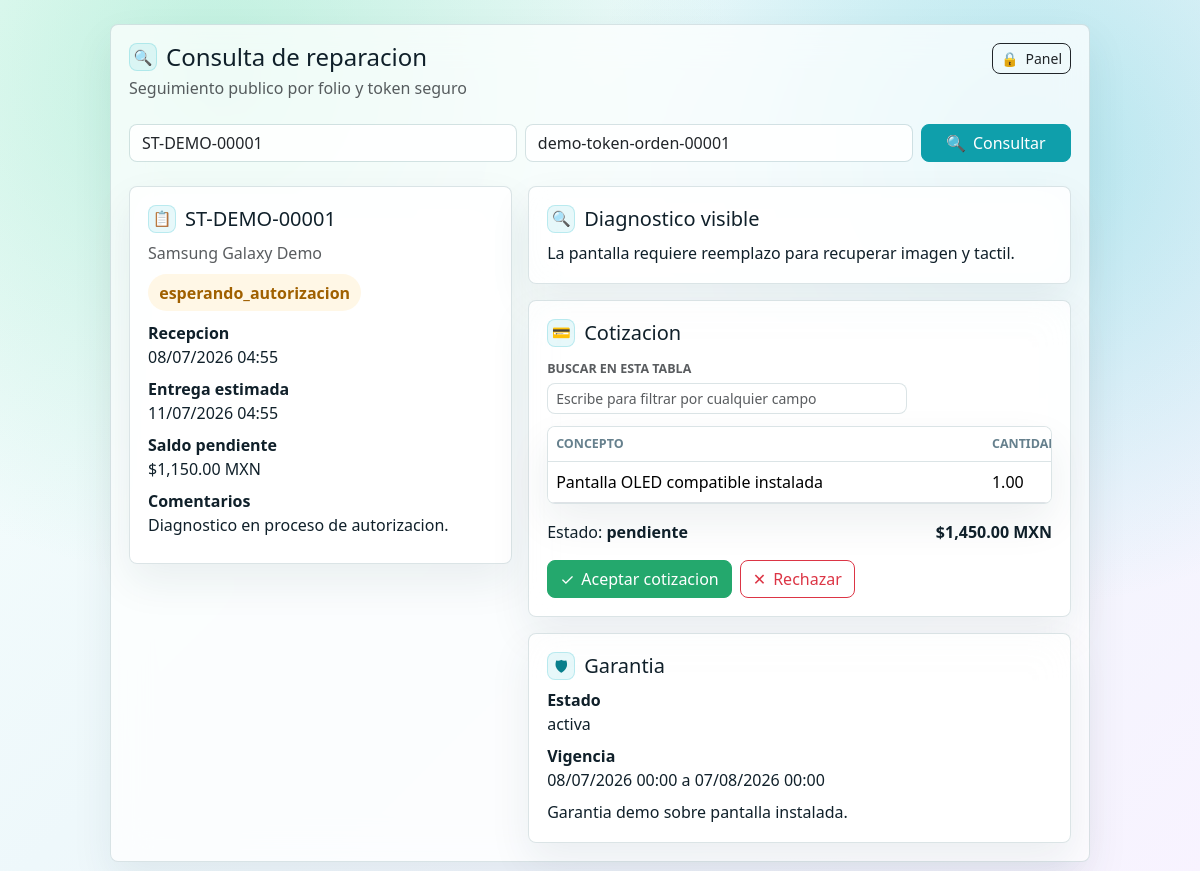
Screenshot of /consulta?folio=ST-DEMO-00001&token=demo-token-orden-00001 (signed in) with the database file from the repository.
### tables this page shows
CREATE TABLE ordenes_servicio (
    id INT UNSIGNED AUTO_INCREMENT PRIMARY KEY,
    folio VARCHAR(60) NOT NULL UNIQUE,
    cliente_id INT UNSIGNED NOT NULL,
    equipo_id INT UNSIGNED NOT NULL,
    tecnico_id INT UNSIGNED NULL,
    recibido_por INT UNSIGNED NOT NULL,
    tipo_servicio VARCHAR(120) NOT NULL,
    falla_reportada TEXT NOT NULL,
    diagnostico_inicial TEXT NULL,
    prioridad ENUM('baja','normal','alta','urgente') NOT NULL DEFAULT 'normal',
    estado ENUM('recibida','en_revision','diagnosticada','esperando_autorizacion','autorizada','rechazada','en_reparacion','esperando_refaccion','reparada','no_reparable','lista_para_entrega','entregada','cancelada','garantia') NOT NULL DEFAULT 'recibida',
    fecha_recepcion DATETIME NOT NULL DEFAULT CURRENT_TIMESTAMP,
    fecha_estimada_entrega DATETIME NULL,
    fecha_real_entrega DATETIME NULL,
    costo_estimado DECIMAL(12,2) NOT NULL DEFAULT 0,
    costo_final DECIMAL(12,2) NOT NULL DEFAULT 0,
    anticipo DECIMAL(12,2) NOT NULL DEFAULT 0,
    saldo_pendiente DECIMAL(12,2) NOT NULL DEFAULT 0,
    garantia_ofrecida VARCHAR(160) NULL,
    observaciones_internas TEXT NULL,
    observaciones_cliente TEXT NULL,
    codigo_entrega VARCHAR(80) NULL UNIQUE,
    ubicacion_actual VARCHAR(120) NOT NULL DEFAULT 'Recepcion',
    token_publico VARCHAR(120) NOT NULL,
    firma_recepcion TEXT NULL,
    firma_entrega TEXT NULL,
    created_at DATETIME NOT NULL DEFAULT CURRENT_TIMESTAMP,
    updated_at DATETIME NULL ON UPDATE CURRENT_TIMESTAMP,
    deleted_at DATETIME NULL,
    CONSTRAINT fk_orden_cliente FOREIGN KEY (cliente_id) REFERENCES clientes(id),
    CONSTRAINT fk_orden_equipo FOREIGN KEY (equipo_id) REFERENCES equipos(id),
    CONSTRAINT fk_orden_tecnico FOREIGN KEY (tecnico_id) REFERENCES users(id) ON DELETE SET NULL,
    CONSTRAINT fk_orden_recibido FOREIGN KEY (recibido_por) REFERENCES users(id),
    INDEX idx_orden_folio (folio),
    INDEX idx_orden_cliente (cliente_id),
    INDEX idx_orden_equipo (equipo_id),
    INDEX idx_orden_estado (estado),
    INDEX idx_orden_codigo_entrega (codigo_entrega),
    INDEX idx_orden_tecnico (tecnico_id),
    INDEX idx_orden_fecha (fecha_recepcion)
);

CREATE TABLE equipos (
    id INT UNSIGNED AUTO_INCREMENT PRIMARY KEY,
    cliente_id INT UNSIGNED NOT NULL,
    tipo ENUM('celular','laptop','pc','consola','impresora','electrodomestico','herramienta','moto','otro') NOT NULL DEFAULT 'otro',
    marca VARCHAR(120) NULL,
    modelo VARCHAR(120) NULL,
    numero_serie VARCHAR(120) NULL,
    imei VARCHAR(80) NULL,
    color VARCHAR(80) NULL,
    password_equipo VARCHAR(120) NULL,
    accesorios_recibidos TEXT NULL,
    estado_fisico TEXT NULL,
    observaciones TEXT NULL,
    created_at DATETIME NOT NULL DEFAULT CURRENT_TIMESTAMP,
    updated_at DATETIME NULL ON UPDATE CURRENT_TIMESTAMP,
    deleted_at DATETIME NULL,
    CONSTRAINT fk_equipos_cliente FOREIGN KEY (cliente_id) REFERENCES clientes(id),
    INDEX idx_equipos_cliente (cliente_id),
    INDEX idx_equipos_serie (numero_serie),
    INDEX idx_equipos_imei (imei)
);

CREATE TABLE diagnosticos (
    id INT UNSIGNED AUTO_INCREMENT PRIMARY KEY,
    orden_id INT UNSIGNED NOT NULL,
    tecnico_id INT UNSIGNED NOT NULL,
    diagnostico_tecnico TEXT NOT NULL,
    diagnostico_cliente TEXT NULL,
    causa_probable TEXT NULL,
    pruebas_realizadas TEXT NULL,
    piezas_necesarias TEXT NULL,
    tiempo_estimado VARCHAR(120) NULL,
    costo_mano_obra DECIMAL(12,2) NOT NULL DEFAULT 0,
    costo_refacciones DECIMAL(12,2) NOT NULL DEFAULT 0,
    costo_total_sugerido DECIMAL(12,2) NOT NULL DEFAULT 0,
    bloqueado TINYINT(1) NOT NULL DEFAULT 0,
    created_at DATETIME NOT NULL DEFAULT CURRENT_TIMESTAMP,
    updated_at DATETIME NULL ON UPDATE CURRENT_TIMESTAMP,
    CONSTRAINT fk_diag_orden FOREIGN KEY (orden_id) REFERENCES ordenes_servicio(id) ON DELETE CASCADE,
    CONSTRAINT fk_diag_tecnico FOREIGN KEY (tecnico_id) REFERENCES users(id),
    INDEX idx_diag_orden (orden_id)
);

CREATE TABLE cotizacion_items (
    id INT UNSIGNED AUTO_INCREMENT PRIMARY KEY,
    cotizacion_id INT UNSIGNED NOT NULL,
    tipo ENUM('mano_obra','refaccion','servicio','otro') NOT NULL DEFAULT 'servicio',
    descripcion VARCHAR(255) NOT NULL,
    cantidad DECIMAL(10,2) NOT NULL DEFAULT 1,
    precio_unitario DECIMAL(12,2) NOT NULL DEFAULT 0,
    subtotal DECIMAL(12,2) NOT NULL DEFAULT 0,
    created_at DATETIME NOT NULL DEFAULT CURRENT_TIMESTAMP,
    CONSTRAINT fk_cot_item FOREIGN KEY (cotizacion_id) REFERENCES cotizaciones(id) ON DELETE CASCADE
);

CREATE TABLE cotizaciones (
    id INT UNSIGNED AUTO_INCREMENT PRIMARY KEY,
    orden_id INT UNSIGNED NOT NULL,
    version INT UNSIGNED NOT NULL DEFAULT 1,
    subtotal DECIMAL(12,2) NOT NULL DEFAULT 0,
    descuento DECIMAL(12,2) NOT NULL DEFAULT 0,
    iva DECIMAL(12,2) NOT NULL DEFAULT 0,
    total DECIMAL(12,2) NOT NULL DEFAULT 0,
    vigencia DATE NULL,
    terminos TEXT NULL,
    estado ENUM('pendiente','aceptada','rechazada','vencida') NOT NULL DEFAULT 'pendiente',
    motivo_rechazo TEXT NULL,
    aceptada_at DATETIME NULL,
    rechazada_at DATETIME NULL,
    created_by INT UNSIGNED NOT NULL,
    created_at DATETIME NOT NULL DEFAULT CURRENT_TIMESTAMP,
    updated_at DATETIME NULL ON UPDATE CURRENT_TIMESTAMP,
    CONSTRAINT fk_cot_orden FOREIGN KEY (orden_id) REFERENCES ordenes_servicio(id) ON DELETE CASCADE,
    CONSTRAINT fk_cot_user FOREIGN KEY (created_by) REFERENCES users(id),
    INDEX idx_cot_orden (orden_id),
    INDEX idx_cot_estado (estado)
);

CREATE TABLE garantias (
    id INT UNSIGNED AUTO_INCREMENT PRIMARY KEY,
    orden_id INT UNSIGNED NOT NULL,
    fecha_inicio DATE NOT NULL,
    fecha_fin DATE NOT NULL,
    condiciones TEXT NULL,
    estado ENUM('activa','vencida','aplicada','cancelada') NOT NULL DEFAULT 'activa',
    motivo TEXT NULL,
    resolucion TEXT NULL,
    created_at DATETIME NOT NULL DEFAULT CURRENT_TIMESTAMP,
    updated_at DATETIME NULL ON UPDATE CURRENT_TIMESTAMP,
    CONSTRAINT fk_gar_orden FOREIGN KEY (orden_id) REFERENCES ordenes_servicio(id) ON DELETE CASCADE,
    INDEX idx_gar_estado (estado)
);

### resources/views/public/consulta.php (the view, shortened to what the rows shown need)
<div class="d-flex justify-content-between align-items-start mb-4">
    <div>
        <h1 class="h4 mb-1" data-icon="&#128269;">Consulta de reparacion</h1>
        <p class="text-muted mb-0">Seguimiento publico por folio y token seguro</p>
    </div>
    <a class="btn btn-outline-dark btn-sm" data-icon="&#128274;" href="<?= e(url('/login')) ?>">Panel</a>
</div>
<form class="row g-2 mb-4" method="get" action="<?= e(url('/consulta')) ?>">
    <div class="col-md-5"><input class="form-control" name="folio" value="<?= e($folio) ?>" placeholder="Folio"></div>
    <div class="col-md-5"><input class="form-control" name="token" value="<?= e($token) ?>" placeholder="Token"></div>
    <div class="col-md-2 d-grid"><button class="btn btn-primary" data-icon="&#128269;">Consultar</button></div>
</form>
<?php if ($orden): ?>
    <?php $equipo = trim(($orden['equipo_marca'] ?? '') . ' ' . ($orden['equipo_modelo'] ?? '')) ?: $orden['equipo_tipo']; ?>
    <div class="row g-3">
        <div class="col-lg-5">
            <div class="glass-card">
                <h2 class="h5" data-icon="&#128203;"><?= e($orden['folio']) ?></h2>
                <p class="text-muted"><?= e($equipo) ?></p>
                <p><span class="badge-state status-<?= e($orden['estado']) ?>"><?= e($orden['estado']) ?></span></p>
                <dl class="mb-0">
                    <dt>Recepcion</dt><dd><?= e(fechaHumana($orden['fecha_recepcion'])) ?></dd>
                    <dt>Entrega estimada</dt><dd><?= e(fechaHumana($orden['fecha_estimada_entrega'])) ?></dd>
                    <dt>Saldo pendiente</dt><dd><?= e(formatearMoneda((float) $orden['saldo_pendiente'])) ?></dd>
                    <dt>Comentarios</dt><dd><?= nl2br(e($orden['observaciones_cliente'] ?: '-')) ?></dd>
                </dl>
            </div>
        </div>
        <div class="col-lg-7">
            <div class="glass-card mb-3">
                <h2 class="h5" data-icon="&#128269;">Diagnostico visible</h2>
                <p class="mb-0"><?= nl2br(e($diagnostico['diagnostico_cliente'] ?? 'Aun no hay diagnostico visible para cliente.')) ?></p>
            </div>
            <div class="glass-card">
                <h2 class="h5" data-icon="&#128179;">Cotizacion</h2>
                <?php if ($cotizacion): ?>
                    <div class="table-wrap mb-3">
                        <table class="table">
                            <thead><tr><th>Concepto</th><th>Cantidad</th><th>Subtotal</th></tr></thead>
                            <tbody>
                            <?php foreach ($cotizacion['items'] as $item): ?>
                                <tr><td><?= e($item['descripcion']) ?></td><td><?= e($item['cantidad']) ?></td><td><?= e(formatearMoneda((float) $item['subtotal'])) ?></td></tr>
                            <?php endforeach; ?>
                            </tbody>
                        </table>
                    </div>
                    <div class="d-flex justify-content-between align-items-center">
                        <span>Estado: <strong><?= e($cotizacion['estado']) ?></strong></span>
                        <strong><?= e(formatearMoneda((float) $cotizacion['total'])) ?></strong>
                    </div>
                    <?php if ($cotizacion['estado'] === 'pendiente'): ?>
                        <div class="d-flex gap-2 mt-3">
                            <form method="post" action="<?= e(url('/consulta/' . urlencode($orden['folio']) . '/' . urlencode($orden['token_publico']) . '/cotizacion/' . $cotizacion['id'])) ?>">
                                <?= csrf_field() ?><input type="hidden" name="estado" value="aceptada"><button class="btn btn-success" data-icon="&#10003;">Aceptar cotizacion</button>
                            </form>
                            <form method="post" action="<?= e(url('/consulta/' . urlencode($orden['folio']) . '/' . urlencode($orden['token_publico']) . '/cotizacion/' . $cotizacion['id'])) ?>">
                                <button class="btn btn-outline-danger" data-icon="&#10005;">Rechazar</button>
                            </form>
                        </div>
                    <?php endif; ?>
                <?php else: ?>
                    <p class="text-muted mb-0">Aun no hay cotizacion publicada.</p>
                <?php endif; ?>
            </div>
            <?php if (!empty($garantia)): ?>
                <div class="glass-card mt-3">
                    <h2 class="h5" data-icon="&#128737;">Garantia</h2>
                    <dl class="mb-2">
                        <dt>Estado</dt><dd><?= e($garantia['estado']) ?></dd>
                        <dt>Vigencia</dt><dd><?= e(fechaHumana($garantia['fecha_inicio'])) ?> a <?= e(fechaHumana($garantia['fecha_fin'])) ?></dd>
                    </dl>
                    <p class="mb-0"><?= nl2br(e($garantia['condiciones'] ?: 'Garantia sobre la reparacion realizada.')) ?></p>
                </div>
            <?php endif; ?>
        </div>
    </div>
<?php endif; ?>

### app/Core/Router.php (shortened to what the rows shown need)
<?php
final class Router
{
    private array $routes = [];
    private function add(string $method, string $path, callable|array $handler): void
    {
        $pattern = preg_replace('#\{([a-zA-Z_][a-zA-Z0-9_]*)\}#', '(?P<$1>[^/]+)', $path);
        $this->routes[] = [
            'method' => $method,
            'path' => $path,
            'pattern' => '#^' . $pattern . '$#',
            'handler' => $handler,
        ];
    }
    public function dispatch(Request $request): void
    {
        foreach ($this->routes as $route) {
            if ($route['method'] !== $request->method()) {
                continue;
            }
            if (preg_match($route['pattern'], $request->path(), $matches)) {
                $params = array_filter($matches, 'is_string', ARRAY_FILTER_USE_KEY);
                $handler = $route['handler'];
                if (is_array($handler)) {
                    [$class, $method] = $handler;
                    $controller = new $class();
                    $controller->{$method}($request, ...array_values($params));
                    return;
                }
                return;
            }
        }
    }
}

### rows the page displays
ordenes_servicio: folio "ST-DEMO-00001", token "demo-token-orden-00001", equipo.modelo "Samsung Galaxy Demo", estado "esperando_autorizacion", fecha_recepcion "08/07/2026 04:55", fecha_estimada_entrega "11/07/2026 04:55", saldo_pendiente "$1,150.00 MXN", observaciones_cliente "Diagnostico en proceso de autorizacion."
diagnosticos: diagnostico_cliente "La pantalla requiere reemplazo para recuperar imagen y tactil."
cotizacion_items: descripcion "Pantalla OLED compatible instalada", cantidad "1.00"
cotizaciones: estado "pendiente", total "$1,450.00 MXN"
garantias: estado "activa", fecha_inicio "08/07/2026 00:00", fecha_fin "07/08/2026 00:00", condiciones "Garantia demo sobre pantalla instalada."
